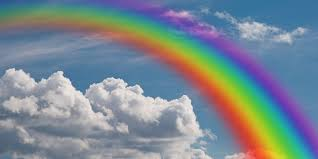
#> input picture task 4/images.jpg, 318 x 159 px
$ jupyter execute Image_to_Pencil_Sketch_.ipynb
#> lines starting #> are read from the running program, lines starting #| are printed output that depends on the picture
<a href="https://colab.research.google.com/github/Deepanshi-Gupta/LGMVIP-Data_science/blob/main/task%204/Image_to_Pencil_Sketch_.ipynb" target="_parent"></a>

[cell 1]
import cv2 #OpenCV-Python is a library of Python bindings designed to solve computer vision problems
import numpy as np #NumPy is a Python library used for working with arrays

[cell 2]
from google.colab.patches import cv2_imshow

[cell 3]
img = cv2.imread("images.jpg") #cv2.imread() method loads an image from the specified file
#> img is the input picture: shape (159, 318, 3); mean B, G, R 145.9, 136.9, 122.1

[cell 4]
cv2_imshow(img)

[cell 5]
# Reading the black and white image
b_and_w_image = cv2.cvtColor(img, cv2.COLOR_BGR2GRAY)
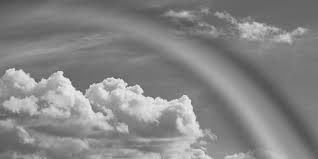
#> b_and_w_image: shape (159, 318); min 78, max 242, mean 133.5

[cell 6]
# Displaying Black And White Image
cv2_imshow(b_and_w_image)
cv2.waitKey(0)

[cell 7]
# Inverting the image
inverted_image = 255 - b_and_w_image
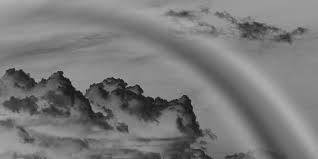
#> inverted_image: shape (159, 318); min 13, max 177, mean 121.5

[cell 8]
# Displaying Inverted Image
cv2_imshow(inverted_image)
cv2.waitKey()

[cell 9]
# Blurring the image
blurred = cv2.GaussianBlur(inverted_image, (21, 21), 0)
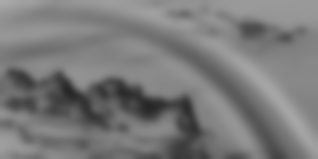
#> blurred: shape (159, 318); min 38, max 171, mean 121.5

[cell 10]
# Inverting the Blurred Image
inverted_blurred = 255 - blurred
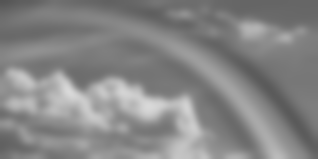
#> inverted_blurred: shape (159, 318); min 84, max 217, mean 133.5

[cell 11]
# Creating the Pencil Sketch image
pencil_sketch = cv2.divide(b_and_w_image, inverted_blurred, scale=256.0)
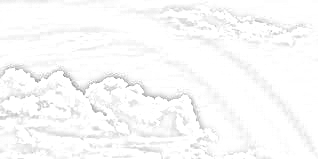
#> pencil_sketch: shape (159, 318); min 149, max 255, mean 249.7
